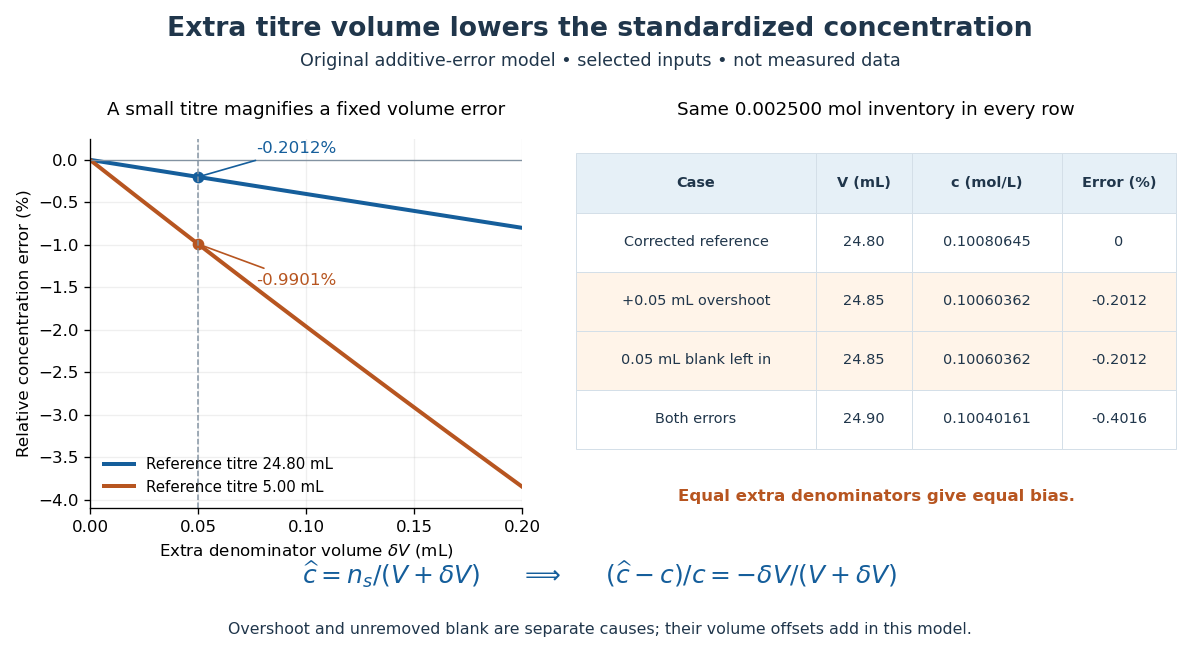

This chart was generated by the following Python code:
"""Original exact additive-volume bias comparison; no experimental data.

Run from _media using Python 3.14, Matplotlib 3.10.7 and NumPy 2.3.5.
Writes basename.png in the current directory. All parameters are selected.
"""

from pathlib import Path

import matplotlib.pyplot as plt
import numpy as np


def main():
    ink, blue, orange = "#20364b", "#155e9b", "#b75520"
    plt.rcParams.update({"font.family": "DejaVu Sans", "font.size": 10})
    fig = plt.figure(figsize=(10, 5.5), dpi=120, facecolor="white")
    fig.suptitle("Extra titre volume lowers the standardized concentration",
                 y=0.975, fontsize=16, weight="bold", color=ink)
    fig.text(0.5, 0.90, "Original additive-error model • selected inputs • not measured data",
             ha="center", fontsize=10.5, color=ink)

    ax = fig.add_axes([0.075, 0.23, 0.36, 0.56])
    delta = np.linspace(0, 0.2, 401)
    for reference, color in [(24.8, blue), (5.0, orange)]:
        bias = -100 * delta / (reference + delta)
        ax.plot(delta, bias, color=color, lw=2.4,
                label=f"Reference titre {reference:.2f} mL")
        point = -100 * 0.05 / (reference + 0.05)
        ax.plot(0.05, point, "o", color=color)
        ax.annotate(f"{point:.4f}%", xy=(0.05, point),
                    xytext=(0.077, point + (0.28 if reference > 5 else -0.48)),
                    color=color, fontsize=10,
                    arrowprops={"arrowstyle": "-", "color": color})
    ax.axhline(0, color="#8393a2", lw=0.8)
    ax.axvline(0.05, color="#8393a2", ls="--", lw=0.9)
    ax.set(xlim=(0, 0.2), ylim=(-4.1, 0.25),
           xlabel=r"Extra denominator volume $\delta V$ (mL)",
           ylabel="Relative concentration error (%)")
    ax.set_xticks(np.arange(0, 0.201, 0.05))
    ax.grid(alpha=0.2)
    ax.spines[["top", "right"]].set_visible(False)
    ax.legend(loc="lower left", fontsize=9, frameon=False)
    ax.set_title("A small titre magnifies a fixed volume error", fontsize=11, pad=14)

    table_ax = fig.add_axes([0.48, 0.23, 0.50, 0.56])
    table_ax.axis("off")
    table_ax.set_title("Same 0.002500 mol inventory in every row", fontsize=11, pad=14)
    amount_mol, reference_ml = 0.0025, 24.8
    labels = ["Corrected reference", "+0.05 mL overshoot",
              "0.05 mL blank left in", "Both errors"]
    extras = [0.0, 0.05, 0.05, 0.10]
    rows = []
    for label, extra in zip(labels, extras):
        denominator = reference_ml + extra
        concentration = amount_mol / (denominator / 1000)
        error = -100 * extra / denominator
        rows.append([label, f"{denominator:.2f}", f"{concentration:.8f}",
                     "0" if extra == 0 else f"{error:.4f}"])
    table = table_ax.table(cellText=rows,
                          colLabels=["Case", "V (mL)", "c (mol/L)", "Error (%)"],
                          colWidths=[0.40, 0.16, 0.25, 0.19],
                          cellLoc="center", bbox=[0, 0.16, 1, 0.80])
    table.auto_set_font_size(False)
    table.set_fontsize(8.7)
    for (row, col), cell in table.get_celld().items():
        cell.set_edgecolor("#d4dfe8")
        cell.set_linewidth(0.6)
        cell.set_text_props(color=ink)
        if row == 0:
            cell.set_facecolor("#e6f0f7")
            cell.set_text_props(weight="bold")
        elif row in (2, 3):
            cell.set_facecolor("#fff4e9")
        else:
            cell.set_facecolor("white")
    table_ax.text(0.5, 0.02, "Equal extra denominators give equal bias.",
                  ha="center", fontsize=10, color=orange, weight="bold")
    fig.text(0.5, 0.115,
             r"$\widehat{c}=n_s/(V+\delta V)$"
             r"     $\Longrightarrow$     $(\widehat{c}-c)/c=-\delta V/(V+\delta V)$",
             ha="center", fontsize=15, color=blue)
    fig.text(0.5, 0.04,
             "Overshoot and unremoved blank are separate causes; their volume offsets add in this model.",
             ha="center", fontsize=9.5, color=ink)
    fig.savefig(Path(__file__).stem + ".png", facecolor="white", transparent=False)
    plt.close(fig)


if __name__ == "__main__":
    main()
